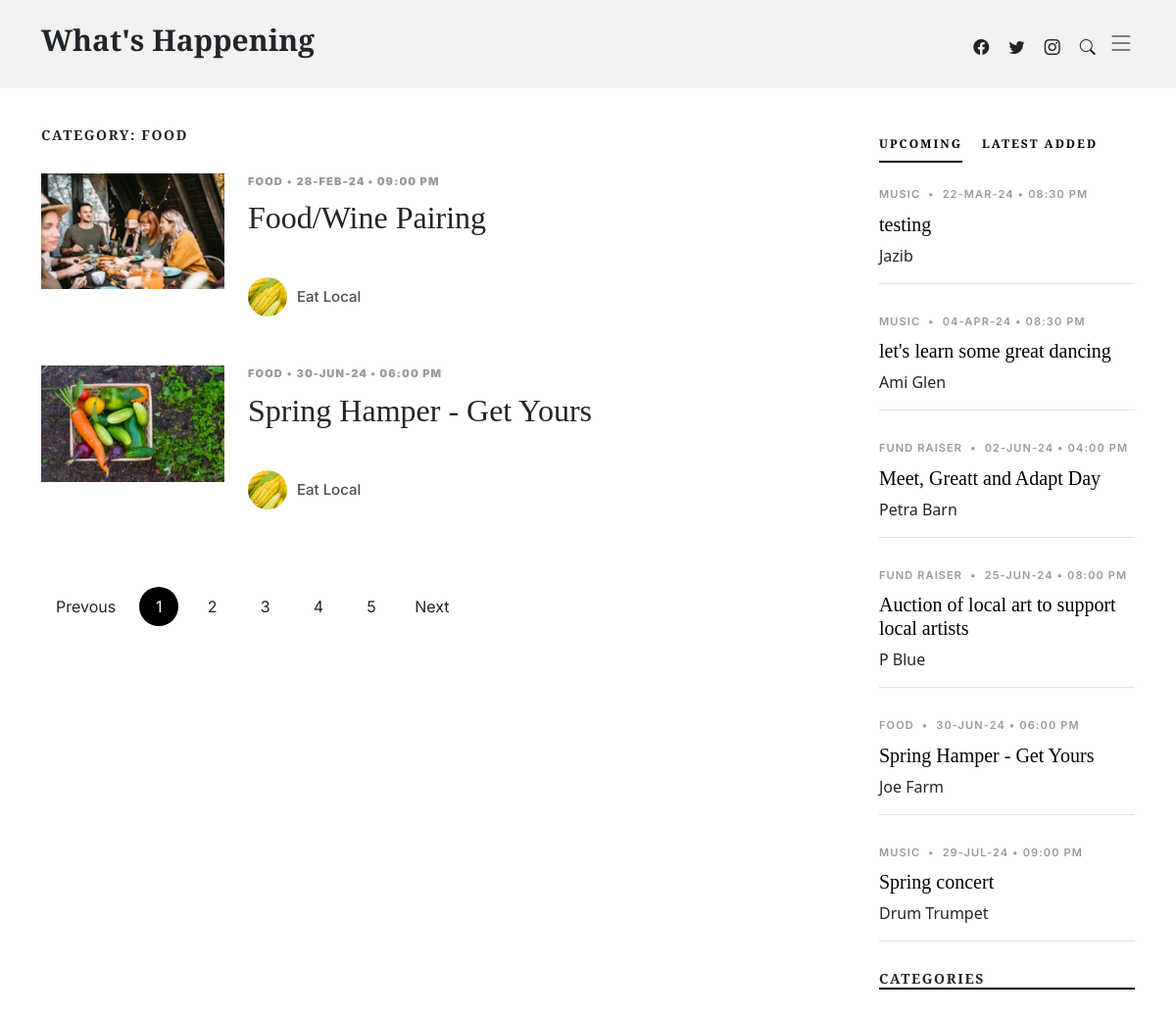
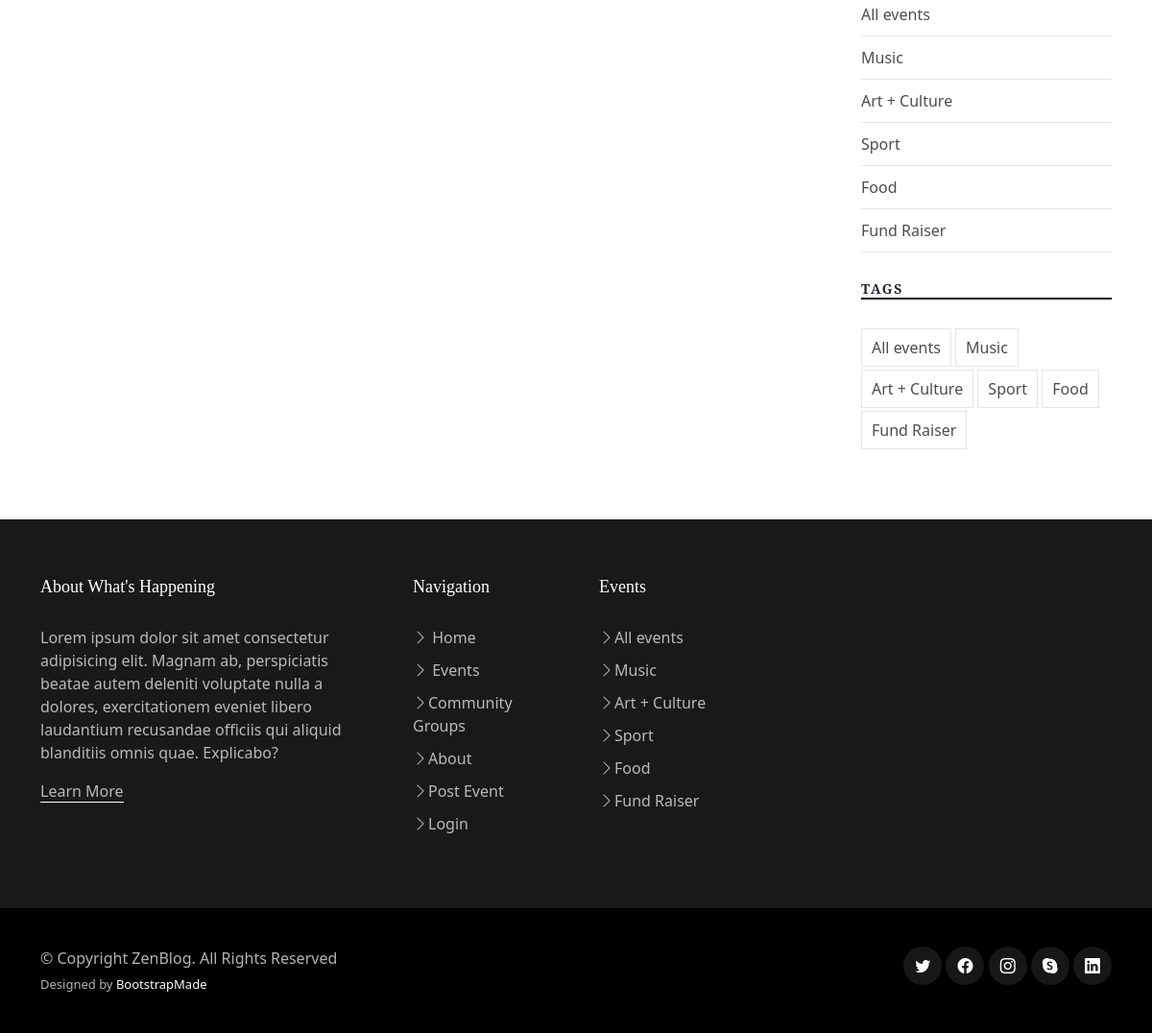
/events.php?category=Food, run on the app's committed database (2 pictures, top to bottom).
### tables this page shows
CREATE TABLE `events` (
  `EventID` int(11) NOT NULL,
  `EventTypeID` int(11) NOT NULL,
  `GroupID` int(11) NOT NULL,
  `EventDate` timestamp NOT NULL DEFAULT CURRENT_TIMESTAMP,
  `SubmitDate` timestamp NOT NULL DEFAULT CURRENT_TIMESTAMP,
  `EventTitle` varchar(100) NOT NULL,
  `EventImage` varchar(50) NOT NULL,
  `EventDesc` text NOT NULL
);

CREATE TABLE `eventtypes` (
  `EventTypeID` int(11) NOT NULL,
  `EventType` varchar(100) NOT NULL
);

CREATE TABLE `groups` (
  `GroupID` int(11) NOT NULL,
  `GroupName` varchar(100) NOT NULL,
  `GroupImage` varchar(50) NOT NULL,
  `GroupType` varchar(100) NOT NULL,
  `GroupDesc` text NOT NULL,
  `ContactName` varchar(255) NOT NULL,
  `ContactEmail` varchar(255) NOT NULL
);

### events.php (the view, shortened to what this page needs)
<!DOCTYPE html>
<html lang="en">
<head>
  <link href="assets/vendor/bootstrap/css/bootstrap.min.css" rel="stylesheet">
  <link href="assets/vendor/bootstrap-icons/bootstrap-icons.css" rel="stylesheet">
  <link href="assets/vendor/swiper/swiper-bundle.min.css" rel="stylesheet">
  <link href="assets/vendor/glightbox/css/glightbox.min.css" rel="stylesheet">
  <link href="assets/vendor/aos/aos.css" rel="stylesheet">
  <link href="assets/css/variables.css" rel="stylesheet">
  <link href="assets/css/main.css" rel="stylesheet">
</head>
<body>
  <header id="header" class="header d-flex align-items-center fixed-top">
    <div class="container-fluid container-xl d-flex align-items-center justify-content-between">
      <a href="index.php" class="logo d-flex align-items-center">
        <h1>What's Happening</h1>
      </a>
      <div class="position-relative">
        <a href="#" class="mx-2"><span class="bi-facebook"></span></a>
        <a href="#" class="mx-2"><span class="bi-twitter"></span></a>
        <a href="#" class="mx-2"><span class="bi-instagram"></span></a>
        <a href="#" class="mx-2 js-search-open"><span class="bi-search"></span></a>
        <i class="bi bi-list mobile-nav-toggle"></i>
      </div>
    </div>
  </header>
  <main id="main">
    <section>
      <div class="container">
        <div class="row">
          <div class="col-md-9" data-aos="fade-up">
            <div class="col-md-9" data-aos="fade-up">
              <h3 class="category-title">Category:
                <?php
                if (isset ($_GET['category'])) {
                  echo $_GET['category'];
                } else {
                  echo "All";
                }
                ?>
              </h3>
              <?php
              include './serverlogin.php';
              $connection = new mysqli($db_hostname, $db_username, $db_password, $db_database);
              $eventType = isset ($_GET['category']) ? $_GET['category'] : '';
              $query = "SELECT Events.*, Groups.GroupName, Groups.GroupImage, EventTypes.EventType
                                      FROM Events
                                      INNER JOIN Groups ON Events.GroupID = Groups.GroupID
                                      INNER JOIN EventTypes ON Events.EventTypeID = EventTypes.EventTypeID";
              if (!empty ($eventType) && $eventType != 'All') {
                $query .= " WHERE EventTypes.EventType = '$eventType'";
              }
              $query .= " ORDER BY STR_TO_DATE(Events.EventDate, '%Y-%m-%d %h:%i %p') ASC";
              $result = mysqli_query($connection, $query);
              if ($result) {
                while ($row = mysqli_fetch_assoc($result)) {
                  $formattedDateTime = date_format(date_create($row['EventDate']), 'd-M-y') . ' &bull; ' . date_format(date_create($row['EventDate']), 'h:i A');
                  echo '<div class="d-md-flex post-entry-2 small-img">
                                      <form action="single-post.php" method="post" class="me-4 thumbnail">
                                        <input type="hidden" name="EventID" value="' . $row['EventID'] . '">
                                        <button type="submit" style="border: none; background: none; padding: 0; margin: 0;">
                                            <img src="' . $row['EventImage'] . '" alt="" class="img-fluid">
                                        </button>
                                    </form>
                                    <div>
                                        <div class="post-meta"><strong><span>' . $row['EventType'] . '</span><span class="mx-1">&bullet;</span><span class="date">' . $formattedDateTime . '</span></strong></div>
                                        <form action="single-post.php" method="post">
                                          <h2>' . $row['EventTitle'] . '</h2>
                                          <h3 style="margin: 0;"><button type="submit" style="border: none; background: none; padding: 0; margin: 0; color: inherit; text-decoration: none;">' . $row['Title'] . '</button></h3>
                                        </form>
                                        <div class="d-flex align-items-center author">
                                            <div class="photo"><img src="' . $row['GroupImage'] . '" alt="" class="img-fluid"></div>
                                            <div class="name">
                                                <h3 class="m-0 p-0">' . $row['GroupName'] . '</h3>
                                            </div>
                                        </div>
                                    </div>
                                  </div>';
                }
              } else {
                echo "Error fetching events: " . mysqli_error($connection);
              }
              ?>
            </div>
            <div class="text-start py-4">
              <div class="custom-pagination">
                <a href="#" class="prev">Prevous</a>
                <a href="#" class="active">1</a>
                <a href="#">2</a>
                <a href="#">3</a>
                <a href="#">4</a>
                <a href="#">5</a>
                <a href="#" class="next">Next</a>
              </div>
            </div>
          </div>
          <div class="col-md-3">
            <div class="aside-block">
              <ul class="nav nav-pills custom-tab-nav mb-4" id="pills-tab" role="tablist">
                <li class="nav-item" role="presentation">
                  <button class="nav-link active" id="pills-popular-tab" data-bs-toggle="pill"
                    data-bs-target="#pills-popular" type="button" role="tab" aria-controls="pills-popular"
                    aria-selected="true">Upcoming</button>
                </li>
                <li class="nav-item" role="presentation">
                  <button class="nav-link" id="pills-trending-tab" data-bs-toggle="pill"
                    data-bs-target="#pills-trending" type="button" role="tab" aria-controls="pills-trending"
                    aria-selected="false">Latest Added</button>
                </li>
              </ul>
              <div class="tab-content" id="pills-tabContent">
                <?php
                include_once 'serverlogin.php';
                $connection = new mysqli($db_hostname, $db_username, $db_password, $db_database);
                $happeningSoonQuery = "SELECT e.*, et.EventType, c.ContactName
                    FROM events e
                    JOIN eventtypes et ON e.EventTypeID = et.EventTypeID
                    JOIN groups c ON e.GroupID = c.GroupID
                    WHERE e.EventDate >= CURDATE()
                    ORDER BY e.EventDate ASC";
                $happeningSoonResult = mysqli_query($connection, $happeningSoonQuery);
                if ($happeningSoonResult) {
                  echo '<div class="tab-pane fade show active" id="pills-popular" role="tabpanel" aria-labelledby="pills-popular-tab">';
                  while ($happeningSoonEvent = mysqli_fetch_assoc($happeningSoonResult)) {
                    $formattedDateTime = date_format(date_create($happeningSoonEvent['EventDate']), 'd-M-y') . ' &bull; ' . date_format(date_create($happeningSoonEvent['EventDate']), 'h:i A');
                    echo '<div class="post-entry-1 border-bottom">
                <div class="post-meta"><span class="date">' . $happeningSoonEvent['EventType'] . '</span> <span class="mx-1">&bullet;</span>
                    <span>' . $formattedDateTime . '</span>
                </div>
                <h2 class="mb-2"><a href="#">' . $happeningSoonEvent['EventTitle'] . '</a></h2>
                <span class="author mb-3 d-block">' . $happeningSoonEvent['ContactName'] . '</span>
            </div>';
                  }
                  echo '</div>';
                } else {
                  echo "Error: " . mysqli_error($connection);
                }
                ?>
              </div>
            </div>
            <div class="aside-block">
              <h3 class="aside-title">Categories</h3>
              <ul class="aside-links list-unstyled">
                <li><a href="events.php?category=All">All events</a></li>
                <li><a href="events.php?category=Music">Music</a></li>
                <li><a href="events.php?category=Art+Culture">Art + Culture</a></li>
                <li><a href="events.php?category=Sport">Sport</a></li>
                <li><a href="events.php?category=Food">Food</a></li>
                <li><a href="events.php?category=Fund+Raiser">Fund Raiser</a></li>
              </ul>
            </div>
            <div class="aside-block">
              <h3 class="aside-title">Tags</h3>
              <ul class="aside-tags list-unstyled">
                <li><a href="events.php?category=All">All events</a></li>
                <li><a href="events.php?category=Music">Music</a></li>
                <li><a href="events.php?category=Art+Culture">Art + Culture</a></li>
                <li><a href="events.php?category=Sport">Sport</a></li>
                <li><a href="events.php?category=Food">Food</a></li>
                <li><a href="events.php?category=Fund+Raiser">Fund Raiser</a></li>
              </ul>
            </div>
          </div>
        </div>
      </div>
    </section>
  </main>
  <footer id="footer" class="footer">
    <div class="footer-content">
      <div class="container">
        <div class="row g-5">
          <div class="col-lg-4">
            <h3 class="footer-heading">About What's Happening</h3>
            <p>Lorem ipsum dolor sit amet consectetur adipisicing elit. Magnam ab, perspiciatis beatae autem deleniti
              voluptate nulla a dolores, exercitationem eveniet libero laudantium recusandae officiis qui aliquid
              blanditiis omnis quae. Explicabo?</p>
            <p><a href="about.php" class="footer-link-more">Learn More</a></p>
          </div>
          <div class="col-6 col-lg-2">
            <h3 class="footer-heading">Navigation</h3>
            <ul class="footer-links list-unstyled">
              <li><a href="index.php"><i class="bi bi-chevron-right"></i> Home</a></li>
              <li><a href="events.php"><i class="bi bi-chevron-right"></i> Events</a></li>
              <li><a href="groups.php"><i class="bi bi-chevron-right"></i>Community Groups</a></li>
              <li><a href="about.php"><i class="bi bi-chevron-right"></i>About</a></li>
              <li><a href="post.php"><i class="bi bi-chevron-right"></i>Post Event</a></li>
              <li><a href="login.php"><i class="bi bi-chevron-right"></i>Login</a></li>
            </ul>
          </div>
          <div class="col-6 col-lg-2">
            <h3 class="footer-heading">Events</h3>
            <ul class="footer-links list-unstyled">
              <li><a href="events.php?category=All" class="bi bi-chevron-right">All events</a></li>
              <li><a href="events.php?category=Music" class="bi bi-chevron-right">Music</a></li>
              <li><a href="events.php?category=Art+Culture" class="bi bi-chevron-right">Art + Culture</a></li>
              <li><a href="events.php?category=Sport" class="bi bi-chevron-right">Sport</a></li>
              <li><a href="events.php?category=Food" class="bi bi-chevron-right">Food</a></li>
              <li><a href="events.php?category=Fund+Raiser" class="bi bi-chevron-right">Fund Raiser</a></li>
            </ul>
          </div>
        </div>
      </div>
    </div>
    <div class="footer-legal">
      <div class="container">
        <div class="row justify-content-between">
          <div class="col-md-6 text-center text-md-start mb-3 mb-md-0">
            <div class="copyright">
              © Copyright <strong><span>ZenBlog</span></strong>. All Rights Reserved
            </div>
            <div class="credits">
              Designed by <a href="https://bootstrapmade.com/">BootstrapMade</a>
            </div>
          </div>
          <div class="col-md-6">
            <div class="social-links mb-3 mb-lg-0 text-center text-md-end">
              <a href="#" class="twitter"><i class="bi bi-twitter"></i></a>
              <a href="#" class="facebook"><i class="bi bi-facebook"></i></a>
              <a href="#" class="instagram"><i class="bi bi-instagram"></i></a>
              <a href="#" class="google-plus"><i class="bi bi-skype"></i></a>
              <a href="#" class="linkedin"><i class="bi bi-linkedin"></i></a>
            </div>
          </div>
        </div>
      </div>
    </div>
  </footer>
</body>
</html>

### assets/css/variables.css (style rules this page uses)
:root { --font-default: 'EB Garamond', system-ui, -apple-system, "Segoe UI", Roboto, "Helvetica Neue", Arial, "Noto Sans", "Liberation Sans", sans-serif, "Apple Color Emoji", "Segoe UI Emoji", "Segoe UI Symbol", "Noto Color Emoji"; --font-primary: 'EB Garamond', serif; --font-secondary: 'Inter', sans-serif; --color-default: #212529; --color-default-rgb: 33, 37, 41; --color-links: #212529; --color-links-hover: #15171a; --color-primary: #212529; --color-primary-light: #26282c; --color-primary-dark: #0b0c0e; --color-primary-rgb: 33, 37, 41; --color-primary-light-rgb: 38, 40, 44; --color-primary-dark-rgb: 11, 12, 14; --color-secondary: #596d80; --color-secondary-light: #8498aa; --color-secondary-dark: #404f5c; --color-secondary-rgb: 89, 109, 128; --color-secondary-light-rgb: 132, 152, 170; --color-secondary-dark-rgb: 64, 79, 92; --color-blue: #0d6efd; --color-blue-rgb: 13, 110, 253; --color-indigo: #6610f2; --color-indigo-rgb: 102, 16, 242; --color-purple: #6f42c1; --color-purple-rgb: 111, 66, 193; --color-pink: #f3268c; --color-pink-rgb: 243, 38, 140; --color-red: #df1529; --color-red-rgb: 223, 21, 4; --color-orange: #fd7e14; --color-orange-rgb: 253, 126, 20; --color-yellow: #ffc107; --color-yellow-rgb: 255, 193, 7; --color-green: #059652; --color-green-rgb: 5, 150, 82; --color-teal: #20c997; --color-teal-rgb: 32, 201, 151; --color-cyan: #0dcaf0; --color-cyan-rgb: 13, 202, 240; --color-white: #ffffff; --color-white-rgb: 255, 255, 255; --color-gray: #6c757d; --color-gray-rgb: 108, 117, 125; --color-black: #000000; --color-black-rgb: 0, 0, 0; }
:root { --bs-blue: var(--color-blue); --bs-indigo: var(--color-indigo); --bs-purple: var(--color-purple); --bs-pink: var(--color-pink); --bs-red: var(--color-red); --bs-orange: var(--color-orange); --bs-yellow: var(--color-yellow); --bs-green: var(--color-green); --bs-teal: var(--color-teal); --bs-cyan: var(--color-cyan); --bs-white: var(--color-white); --bs-gray: var(--color-gray); --bs-gray-dark: #343a40; --bs-gray-100: #f8f9fa; --bs-gray-200: #e9ecef; --bs-gray-300: #dee2e6; --bs-gray-400: #ced4da; --bs-gray-500: #adb5bd; --bs-gray-600: #6c757d; --bs-gray-700: #495057; --bs-gray-800: #343a40; --bs-gray-900: #212529; --bs-primary: var(--color-blue); --bs-secondary: var(--color-blue); --bs-success: #198754; --bs-info: #0dcaf0; --bs-warning: #ffc107; --bs-danger: #dc3545; --bs-light: #f8f9fa; --bs-dark: #212529; --bs-primary-rgb: var(--color-primary-rgb); --bs-secondary-rgb: var(--color-secondary-rgb); --bs-success-rgb: 25, 135, 84; --bs-info-rgb: 13, 202, 240; --bs-warning-rgb: 255, 193, 7; --bs-danger-rgb: 220, 53, 69; --bs-light-rgb: 248, 249, 250; --bs-dark-rgb: 33, 37, 41; --bs-white-rgb: var(--color-white-rgb); --bs-black-rgb: var(--color-black-rgb); --bs-body-color-rgb: var(--color-default-rgb); --bs-body-bg-rgb: 255, 255, 255; --bs-font-sans-serif: var(--font-default); --bs-font-monospace: SFMono-Regular, Menlo, Monaco, Consolas, "Liberation Mono", "Courier New", monospace; --bs-gradient: linear-gradient(180deg, rgba(255, 255, 255, 0.15), rgba(255, 255, 255, 0)); --bs-body-font-family: var(--font-default); --bs-body-font-size: 1rem; --bs-body-font-weight: 400; --bs-body-line-height: 1.5; --bs-body-color: var(--color-default); --bs-body-bg: #fff; }

### data on the page
events: EventImage (picture), EventTypeID.EventType "FOOD", EventDate "28-FEB-24 • 09:00 PM", EventTitle "Food/Wine Pairing", GroupID.GroupImage (picture), GroupID.GroupName "Eat Local"
events: EventImage (picture), EventTypeID.EventType "FOOD", EventDate "30-JUN-24 • 06:00 PM", EventTitle "Spring Hamper - Get Yours", GroupID.GroupImage (picture), GroupID.GroupName "Eat Local", GroupID.ContactName "Joe Farm"
events: EventTypeID.EventType "MUSIC", EventDate "22-MAR-24 • 08:30 PM", EventTitle "testing", GroupID.ContactName "Jazib"
events: EventTypeID.EventType "MUSIC", EventDate "04-APR-24 • 08:30 PM", EventTitle "let's learn some great dancing", GroupID.ContactName "Ami Glen"
events: EventTypeID.EventType "FUND RAISER", EventDate "02-JUN-24 • 04:00 PM", EventTitle "Meet, Greatt and Adapt Day", GroupID.ContactName "Petra Barn"
events: EventTypeID.EventType "FUND RAISER", EventDate "25-JUN-24 • 08:00 PM", EventTitle "Auction of local art to support local artists", GroupID.ContactName "P Blue"
events: EventTypeID.EventType "MUSIC", EventDate "29-JUL-24 • 09:00 PM", EventTitle "Spring concert", GroupID.ContactName "Drum Trumpet"

### other printed values
$_GET['category'] "FOOD"
